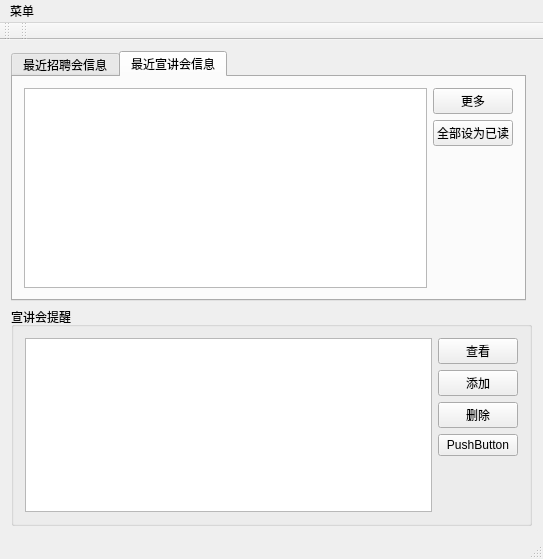
<?xml version="1.0" encoding="UTF-8"?>
<ui version="4.0">
 <class>MainWindow</class>
 <widget class="QMainWindow" name="MainWindow">
  <property name="geometry">
   <rect>
    <x>0</x>
    <y>0</y>
    <width>543</width>
    <height>559</height>
   </rect>
  </property>
  <property name="windowTitle">
   <string>招聘提醒</string>
  </property>
  <widget class="QWidget" name="widget">
   <layout class="QGridLayout" name="gridLayout_4">
    <item row="1" column="0" colspan="2">
     <widget class="QGroupBox" name="groupBoxJobFairRemind">
      <property name="title">
       <string>宣讲会提醒</string>
      </property>
      <layout class="QGridLayout" name="gridLayout_2">
       <item row="0" column="0" rowspan="5">
        <widget class="QTableWidget" name="tableWidgetJobFairRemind"/>
       </item>
       <item row="1" column="1">
        <widget class="QPushButton" name="btnAdd">
         <property name="text">
          <string>添加</string>
         </property>
        </widget>
       </item>
       <item row="2" column="1">
        <widget class="QPushButton" name="btnDelete">
         <property name="text">
          <string>删除</string>
         </property>
        </widget>
       </item>
       <item row="0" column="1">
        <widget class="QPushButton" name="btnView">
         <property name="text">
          <string>查看</string>
         </property>
        </widget>
       </item>
       <item row="3" column="1">
        <widget class="QPushButton" name="pushButton">
         <property name="text">
          <string>PushButton</string>
         </property>
        </widget>
       </item>
      </layout>
     </widget>
    </item>
    <item row="0" column="0">
     <widget class="QTabWidget" name="tabWidget">
      <property name="currentIndex">
       <number>1</number>
      </property>
      <widget class="QWidget" name="tabJobInfo">
       <attribute name="title">
        <string>最近招聘会信息</string>
       </attribute>
       <layout class="QGridLayout" name="gridLayout">
        <item row="0" column="0" rowspan="3">
         <widget class="QTableWidget" name="tableWidgetJobInfo"/>
        </item>
        <item row="0" column="1">
         <widget class="QPushButton" name="btnMoreJobInfo">
          <property name="text">
           <string>更多</string>
          </property>
         </widget>
        </item>
        <item row="1" column="1">
         <widget class="QPushButton" name="btnSetAllJobInfoRead">
          <property name="text">
           <string>全部设为已读</string>
          </property>
         </widget>
        </item>
        <item row="2" column="1">
         <spacer name="verticalSpacer">
          <property name="orientation">
           <enum>Qt::Vertical</enum>
          </property>
          <property name="sizeHint" stdset="0">
           <size>
            <width>20</width>
            <height>40</height>
           </size>
          </property>
         </spacer>
        </item>
       </layout>
      </widget>
      <widget class="QWidget" name="tabJobFair">
       <attribute name="title">
        <string>最近宣讲会信息</string>
       </attribute>
       <layout class="QGridLayout" name="gridLayout_5">
        <item row="0" column="0" rowspan="3">
         <widget class="QTableWidget" name="tableWidgetJobFair"/>
        </item>
        <item row="0" column="1">
         <widget class="QPushButton" name="btnMoreJobFair">
          <property name="text">
           <string>更多</string>
          </property>
         </widget>
        </item>
        <item row="1" column="1">
         <widget class="QPushButton" name="btnSetAllJobFairRead">
          <property name="text">
           <string>全部设为已读</string>
          </property>
         </widget>
        </item>
        <item row="2" column="1">
         <spacer name="verticalSpacer_2">
          <property name="orientation">
           <enum>Qt::Vertical</enum>
          </property>
          <property name="sizeHint" stdset="0">
           <size>
            <width>20</width>
            <height>158</height>
           </size>
          </property>
         </spacer>
        </item>
       </layout>
      </widget>
     </widget>
    </item>
   </layout>
  </widget>
  <widget class="QMenuBar" name="menuBar">
   <property name="geometry">
    <rect>
     <x>0</x>
     <y>0</y>
     <width>543</width>
     <height>19</height>
    </rect>
   </property>
   <widget class="QMenu" name="menu">
    <property name="title">
     <string>菜单</string>
    </property>
    <addaction name="actionSet"/>
    <addaction name="actionUpdate"/>
   </widget>
   <addaction name="menu"/>
  </widget>
  <widget class="QToolBar" name="mainToolBar">
   <attribute name="toolBarArea">
    <enum>TopToolBarArea</enum>
   </attribute>
   <attribute name="toolBarBreak">
    <bool>false</bool>
   </attribute>
  </widget>
  <widget class="QStatusBar" name="statusBar"/>
  <widget class="QToolBar" name="toolBar">
   <property name="windowTitle">
    <string>toolBar</string>
   </property>
   <attribute name="toolBarArea">
    <enum>TopToolBarArea</enum>
   </attribute>
   <attribute name="toolBarBreak">
    <bool>false</bool>
   </attribute>
  </widget>
  <action name="actionSet">
   <property name="text">
    <string>设置</string>
   </property>
  </action>
  <action name="actionUpdate">
   <property name="text">
    <string>更新信息</string>
   </property>
  </action>
 </widget>
 <layoutdefault spacing="6" margin="11"/>
 <resources/>
 <connections/>
</ui>
